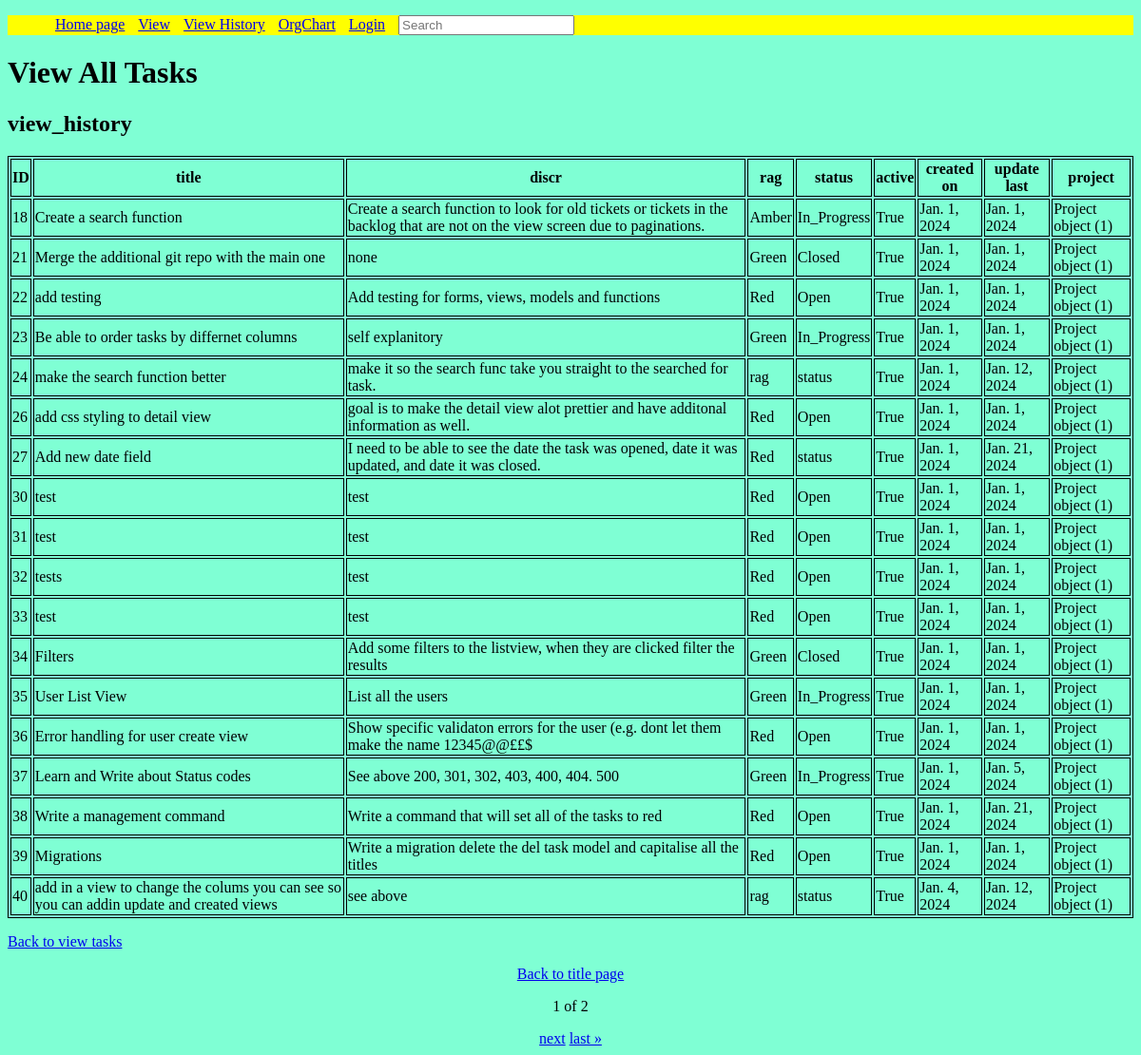
/view/view_history/, run on the app's committed database.
### taskmanager/models.py (models this page shows, shortened)
class Task(models.Model):
    title = models.CharField(max_length=255)
    discr = models.CharField(max_length=255)
    rag = models.CharField(max_length=255)
    status = models.CharField(max_length=255)
    active = models.BooleanField(default=True)
    created_on = models.DateField(auto_now_add=True)
    update_last = models.DateField(auto_now=True)
    project = models.ForeignKey(Project, on_delete=models.CASCADE)
    class Meta:
        permissions = (("can_close_tasks", "can mark tasks as closed"),)

class Project(models.Model):
    project_name = models.CharField(max_length=100)

### taskmanager/views.py (the view)
# urls.py: path("view/view_history/", views.ViewHistory.as_view(), name="view_history"),
class ViewHistory(ContextDataMixim, generic.ListView):
    model = Task
    title = "view_history"
    template_name = "view_history.html"
    context_object_name = "model"
    paginate_by = 10
    ordering = ["id"]

### my_task_manager/custom_filters.py (called while the page is built)
@register.filter(name="field_display")
def field_display(task, field_name):
    return getattr(task, field_name, "")

### taskmanager/forms.py (called while the page is built)
    def form_type(self):
        field_types = {}
        for field_name in self.base_fields.items():
            fields = self.base_fields[field_name[0]]
            field_types[field_name] = type(fields)
        return field_types

### taskmanager/views.py (called while the page is built)
    def get_context_data(self, **kwargs: Any) -> dict[str, Any]:
        context = super().get_context_data(**kwargs)
        context["title"] = self.title
        context["Tasks"] = Task.objects.all()
        context["user"] = User.objects.all()
        context["groups"] = Group.objects.all()
        context["permissions"] = Permission.objects.all()
        context["fields"] = Task._meta.get_fields()
        order_by_param = self.request.GET.get("order_by")
        if order_by_param:
            context["filter"] = Task.objects.order_by(order_by_param)
        else:
            context["filter"] = Task.objects.all()
        context["field_form_type"] = TaskForm().form_type()
        return context

### taskmanager/templates/view_history.html
{% extends 'base_layout.html' %}
{% block content %}
    <h1>View All Tasks</h1>
{% endblock %}

### taskmanager/templates/base_layout.html (shortened to what this page needs)
{% load static %}{% load mytags %}
<!DOCTYPE html>
<html>
{% block head %}
<head>
    <head>
    <link rel="stylesheet" href="{% static 'mainstatic.css' %}">
</head>
<div class="top">
    <ul>
        <li><a href="{% url 'main' %}">Home page</a></li>
        <li><a href="{% url 'view_tasks' %}">View</a></li>
        <li><a href="{% url 'view_history'%}">View History</a></li>
        <li><a href="{% url 'org' %}">OrgChart</a></li>
        {% if user.is_authenticated %}
            <li><a href="{% url 'logout' %}">Logout</a></li>
            <li><a href="">Logged in as {{user}}</a></li>
        {% else %}
            <li><a href="{% url 'login' %}">Login</a></li>
        {% endif %}
        <li><a>
            <form action="{% url 'search' %}" method="GET">
                <input type="text" name="lookup" value="{{ request.GET.lookup }}" placeholder="Search">
            </form>
        </a>
        </li>
    </ul>
</div>
{% endblock %}
{% block content %}{% endblock %}
{% block table %}
    <h2>{{title}}</h2>
    <table class="center">
        <tr>
            {% for field in fields %}
                <th>{{ field.verbose_name }}</th>
            {% endfor %}
        </tr>
        {% for task in Tasks %}
            <tr>
                {% for field in fields %}
                    <td>{{task|field_display:field.name}}</td>
                {% endfor %}
            </tr>
        {% endfor %}
    </table>
    <p><a href="/view">Back to view tasks</a></p>
{% endblock %}
{% block pagin %}
<div class='pagination-container'>
<p><a href="{% url 'main' %}">Back to title page</a></p>
    <div class="pagination">
        <span class="step-links">
            <span class="current">
                <p>{{page_obj.number}} of {{page_obj.paginator.num_pages}}</p>
            </span>
            {% if page_obj.has_next %}
                <a href="?page={{ page_obj.next_page_number }}">next</a>
                <a href="?page={{ page_obj.paginator.num_pages }}">last &raquo;</a>
            {% endif %}
        </span>
    </div>
{% endblock %}
</html>

### taskmanager/static/mainstatic.css (style rules this page uses)
.top ul { background-color: yellow; }
.top ul li { display: inline-block; margin-left: 10px; list-style-type: none; }
table, th, td { border: 1px solid black; }
table.center { margin-left: auto; margin-right: auto; }
.pagination-container { text-align: center; }

### data on the page
Task: fields "18" "Create a search function" "Create a search function to look for old tickets or tickets in the backlog that are not on the view screen due to paginations." "Amber" "In_Progress" "True" "Jan. 1, 2024" "Jan. 1, 2024" "Project object (1)"
Task: fields "21" "Merge the additional git repo with the main one" "none" "Green" "Closed" "True" "Jan. 1, 2024" "Jan. 1, 2024" "Project object (1)"
Task: fields "22" "add testing" "Add testing for forms, views, models and functions" "Red" "Open" "True" "Jan. 1, 2024" "Jan. 1, 2024" "Project object (1)"
Task: fields "23" "Be able to order tasks by differnet columns" "self explanitory" "Green" "In_Progress" "True" "Jan. 1, 2024" "Jan. 1, 2024" "Project object (1)"
Task: fields "24" "make the search function better" "make it so the search func take you straight to the searched for task." "rag" "status" "True" "Jan. 1, 2024" "Jan. 12, 2024" "Project object (1)"
Task: fields "26" "add css styling to detail view" "goal is to make the detail view alot prettier and have additonal information as well." "Red" "Open" "True" "Jan. 1, 2024" "Jan. 1, 2024" "Project object (1)"
Task: fields "27" "Add new date field" "I need to be able to see the date the task was opened, date it was updated, and date it was closed." "Red" "status" "True" "Jan. 1, 2024" "Jan. 21, 2024" "Project object (1)"
Task: fields "30" "test" "test" "Red" "Open" "True" "Jan. 1, 2024" "Jan. 1, 2024" "Project object (1)"
Task: fields "31" "test" "test" "Red" "Open" "True" "Jan. 1, 2024" "Jan. 1, 2024" "Project object (1)"
Task: fields "32" "tests" "test" "Red" "Open" "True" "Jan. 1, 2024" "Jan. 1, 2024" "Project object (1)"
Task: fields "33" "test" "test" "Red" "Open" "True" "Jan. 1, 2024" "Jan. 1, 2024" "Project object (1)"
Task: fields "34" "Filters" "Add some filters to the listview, when they are clicked filter the results" "Green" "Closed" "True" "Jan. 1, 2024" "Jan. 1, 2024" "Project object (1)"
Task: fields "35" "User List View" "List all the users" "Green" "In_Progress" "True" "Jan. 1, 2024" "Jan. 1, 2024" "Project object (1)"
Task: fields "36" "Error handling for user create view" "Show specific validaton errors for the user (e.g. dont let them make the name 12345@@££$" "Red" "Open" "True" "Jan. 1, 2024" "Jan. 1, 2024" "Project object (1)"
Task: fields "37" "Learn and Write about Status codes" "See above 200, 301, 302, 403, 400, 404. 500" "Green" "In_Progress" "True" "Jan. 1, 2024" "Jan. 5, 2024" "Project object (1)"
Task: fields "38" "Write a management command" "Write a command that will set all of the tasks to red" "Red" "Open" "True" "Jan. 1, 2024" "Jan. 21, 2024" "Project object (1)"
Task: fields "39" "Migrations" "Write a migration delete the del task model and capitalise all the titles" "Red" "Open" "True" "Jan. 1, 2024" "Jan. 1, 2024" "Project object (1)"
Task: fields "40" "add in a view to change the colums you can see so you can addin update and created views" "see above" "rag" "status" "True" "Jan. 4, 2024" "Jan. 12, 2024" "Project object (1)"

### other printed values
{{ title }} "view_history"
{{ field.verbose_name }} "ID" "title" "discr" "rag" "status" "active" "created on" "update last" "project"
{{ page_obj.number }} "1"
{{ page_obj.paginator.num_pages }} "2"
